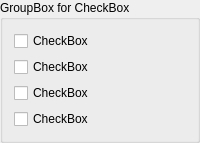
                 <widget class="QGroupBox" name="groupBox_24">
                  <property name="title">
                   <string>GroupBox for CheckBox</string>
                  </property>
                  <layout class="QVBoxLayout" name="verticalLayout_39">
                   <item>
                    <layout class="QVBoxLayout" name="verticalLayout_38">
                     <item>
                      <widget class="QCheckBox" name="checkBox_2">
                       <property name="text">
                        <string>CheckBox</string>
                       </property>
                      </widget>
                     </item>
                     <item>
                      <widget class="QCheckBox" name="checkBox_3">
                       <property name="text">
                        <string>CheckBox</string>
                       </property>
                      </widget>
                     </item>
                     <item>
                      <widget class="QCheckBox" name="checkBox_4">
                       <property name="text">
                        <string>CheckBox</string>
                       </property>
                      </widget>
                     </item>
                     <item>
                      <widget class="QCheckBox" name="checkBox_5">
                       <property name="text">
                        <string>CheckBox</string>
                       </property>
                      </widget>
                     </item>
                    </layout>
                   </item>
                  </layout>
                 </widget>
